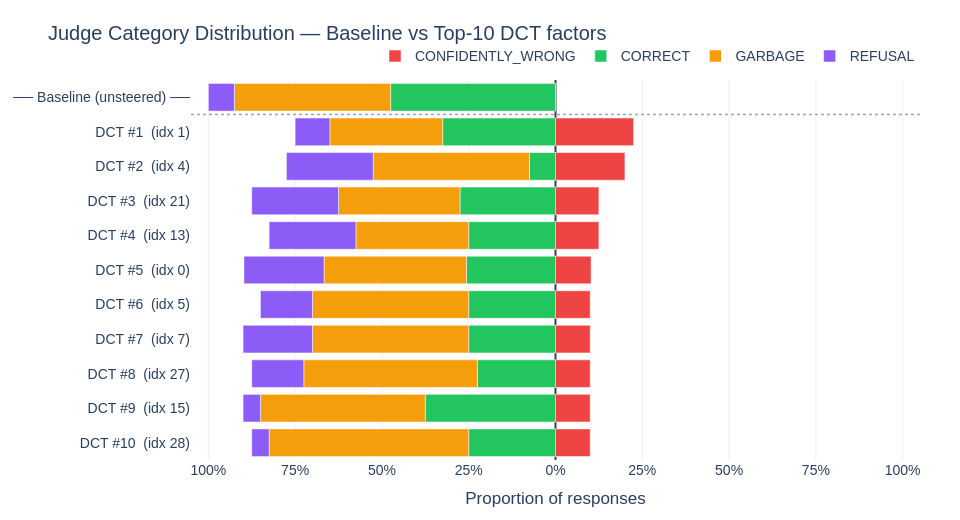

The cell this chart's notebook holds for it:
### Code cell
if "judge_category" in df_judge.columns:
    # ── Colour palette ─────────────────────────────────────────────────────────
    CAT_COLORS = {
        "CONFIDENTLY_WRONG": "#EF4444",  # red  → right side
        "CORRECT":           "#22C55E",  # green
        "GARBAGE":           "#F59E0B",  # amber
        "REFUSAL":           "#8B5CF6",  # purple
    }
    LEFT_CATS = ["CORRECT", "GARBAGE", "REFUSAL"]  # stacked on left
    ALL_CATS  = list(CAT_COLORS.keys())

    def cat_dist(df_sub):
        vc = df_sub["judge_category"].value_counts(normalize=True)
        return {c: float(vc.get(c, 0.0)) for c in ALL_CATS}

    # Baseline (unsteered, factor_idx == -1) + top-10 factors
    baseline_dist = cat_dist(df_judge[df_judge["factor_idx"] == -1])
    top10_idx     = mean_deltas.head(10).index.tolist()
    factor_dists  = [cat_dist(steered[steered["factor_idx"] == idx]) for idx in top10_idx]

    # Row labels — baseline at top, top-10 below
    # (plotly draws horizontal bars bottom-to-top, so reverse so DCT #10 is at the bottom)
    row_labels = (
        [f"DCT #{i+1}  (idx {idx})" for i, idx in enumerate(top10_idx)][::-1]
        + ["── Baseline (unsteered) ──"]
    )
    all_dists = factor_dists[::-1] + [baseline_dist]

    tick_vals = [-1.0, -0.75, -0.5, -0.25, 0, 0.25, 0.5, 0.75, 1.0]
    tick_text = ["100%", "75%",  "50%", "25%", "0%", "25%", "50%", "75%", "100%"]

    fig = go.Figure()

    # Right side: CONFIDENTLY_WRONG
    fig.add_trace(go.Bar(
        y=row_labels,
        x=[d["CONFIDENTLY_WRONG"] for d in all_dists],
        orientation="h",
        name="CONFIDENTLY_WRONG",
        marker_color=CAT_COLORS["CONFIDENTLY_WRONG"],
        hovertemplate="%{y}<br>CONFIDENTLY_WRONG: %{x:.1%}<extra></extra>",
    ))

    # Left side: other categories stacked (negative x, real value in customdata)
    for cat in LEFT_CATS:
        fig.add_trace(go.Bar(
            y=row_labels,
            x=[-d[cat] for d in all_dists],
            orientation="h",
            name=cat,
            marker_color=CAT_COLORS[cat],
            customdata=[d[cat] for d in all_dists],
            hovertemplate="%{y}<br>" + cat + ": %{customdata:.1%}<extra></extra>",
        ))

    # Separator line between baseline row (index 10) and DCT #1 row (index 9)
    fig.add_shape(
        type="line",
        xref="paper", x0=0, x1=1,
        yref="y", y0=9.5, y1=9.5,
        line=dict(color="#9CA3AF", width=1.5, dash="dot"),
    )

    layout = {**PLOT_BASE}
    layout["legend"] = dict(orientation="h", yanchor="bottom", y=1.02, xanchor="right", x=1)
    fig.update_layout(
        **layout,
        barmode="relative",
        title=(
            "Judge Category Distribution — Baseline vs Top-10 DCT factors<br>"
        ),
        xaxis=dict(
            title="Proportion of responses",
            tickvals=tick_vals,
            ticktext=tick_text,
            range=[-1.05, 1.05],
            zeroline=True,
            zerolinecolor="#374151",
            zerolinewidth=2,
        ),
        height=520,
        width=960,
    )
    fig.show()
    save_fig(fig, "judge_category_butterfly")

### Figure 1 — Plotly figure (JSON) as saved in the notebook; plotly's stock layout.template omitted (floating-point values rounded to 4 significant figures)
{"data": [{"hovertemplate": "%{y}<br>CONFIDENTLY_WRONG: %{x:.1%}<extra></extra>", "marker": {"color": "#EF4444"}, "name": "CONFIDENTLY_WRONG", "orientation": "h", "type": "bar", "x": [0.1, 0.1, 0.1, 0.1, 0.1, 0.1026, 0.125, 0.125, 0.2, 0.225, 0], "y": ["DCT #10  (idx 28)", "DCT #9  (idx 15)", "DCT #8  (idx 27)", "DCT #7  (idx 7)", "DCT #6  (idx 5)", "DCT #5  (idx 0)", "DCT #4  (idx 13)", "DCT #3  (idx 21)", "DCT #2  (idx 4)", "DCT #1  (idx 1)", "── Baseline (unsteered) ──"]}, {"customdata": [0.25, 0.375, 0.225, 0.25, 0.25, 0.2564, 0.25, 0.275, 0.075, 0.325, 0.475], "hovertemplate": "%{y}<br>CORRECT: %{customdata:.1%}<extra></extra>", "marker": {"color": "#22C55E"}, "name": "CORRECT", "orientation": "h", "type": "bar", "x": [-0.25, -0.375, -0.225, -0.25, -0.25, -0.2564, -0.25, -0.275, -0.075, -0.325, -0.475], "y": ["DCT #10  (idx 28)", "DCT #9  (idx 15)", "DCT #8  (idx 27)", "DCT #7  (idx 7)", "DCT #6  (idx 5)", "DCT #5  (idx 0)", "DCT #4  (idx 13)", "DCT #3  (idx 21)", "DCT #2  (idx 4)", "DCT #1  (idx 1)", "── Baseline (unsteered) ──"]}, {"customdata": [0.575, 0.475, 0.5, 0.45, 0.45, 0.4103, 0.325, 0.35, 0.45, 0.325, 0.45], "hovertemplate": "%{y}<br>GARBAGE: %{customdata:.1%}<extra></extra>", "marker": {"color": "#F59E0B"}, "name": "GARBAGE", "orientation": "h", "type": "bar", "x": [-0.575, -0.475, -0.5, -0.45, -0.45, -0.4103, -0.325, -0.35, -0.45, -0.325, -0.45], "y": ["DCT #10  (idx 28)", "DCT #9  (idx 15)", "DCT #8  (idx 27)", "DCT #7  (idx 7)", "DCT #6  (idx 5)", "DCT #5  (idx 0)", "DCT #4  (idx 13)", "DCT #3  (idx 21)", "DCT #2  (idx 4)", "DCT #1  (idx 1)", "── Baseline (unsteered) ──"]}, {"customdata": [0.05, 0.05, 0.15, 0.2, 0.15, 0.2308, 0.25, 0.25, 0.25, 0.1, 0.075], "hovertemplate": "%{y}<br>REFUSAL: %{customdata:.1%}<extra></extra>", "marker": {"color": "#8B5CF6"}, "name": "REFUSAL", "orientation": "h", "type": "bar", "x": [-0.05, -0.05, -0.15, -0.2, -0.15, -0.2308, -0.25, -0.25, -0.25, -0.1, -0.075], "y": ["DCT #10  (idx 28)", "DCT #9  (idx 15)", "DCT #8  (idx 27)", "DCT #7  (idx 7)", "DCT #6  (idx 5)", "DCT #5  (idx 0)", "DCT #4  (idx 13)", "DCT #3  (idx 21)", "DCT #2  (idx 4)", "DCT #1  (idx 1)", "── Baseline (unsteered) ──"]}], "layout": {"barmode": "relative", "font": {"family": "Arial, sans-serif", "size": 14}, "height": 520, "legend": {"orientation": "h", "x": 1, "xanchor": "right", "y": 1.02, "yanchor": "bottom"}, "margin": {"b": 60, "l": 70, "r": 40, "t": 80}, "shapes": [{"line": {"color": "#9CA3AF", "dash": "dot", "width": 1.5}, "type": "line", "x0": 0, "x1": 1, "xref": "paper", "y0": 9.5, "y1": 9.5, "yref": "y"}], "title": {"text": "Judge Category Distribution — Baseline vs Top-10 DCT factors<br>"}, "width": 960, "xaxis": {"range": [-1.05, 1.05], "ticktext": ["100%", "75%", "50%", "25%", "0%", "25%", "50%", "75%", "100%"], "tickvals": [-1, -0.75, -0.5, -0.25, 0, 0.25, 0.5, 0.75, 1], "title": {"text": "Proportion of responses"}, "zeroline": true, "zerolinecolor": "#374151", "zerolinewidth": 2}}}
